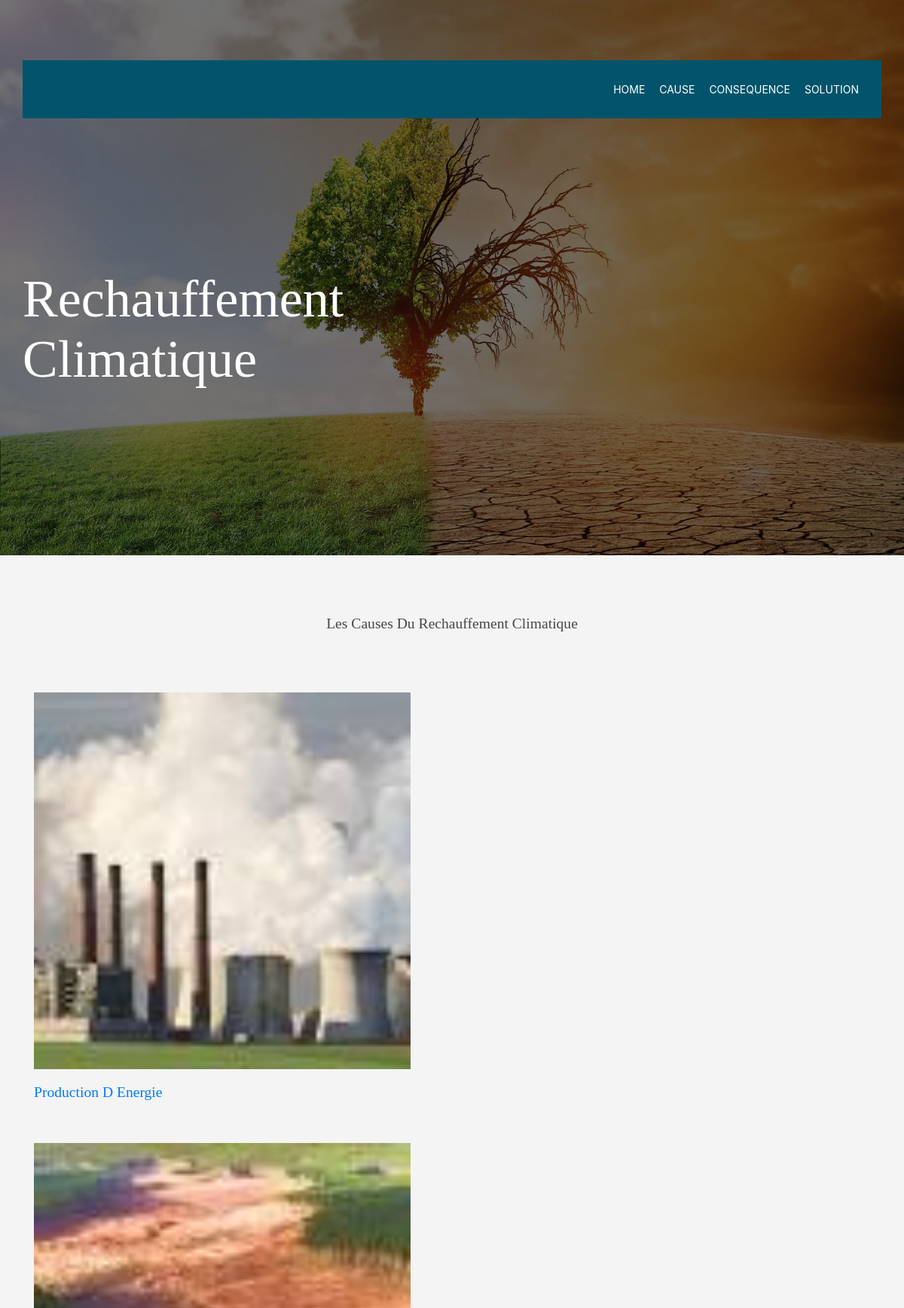
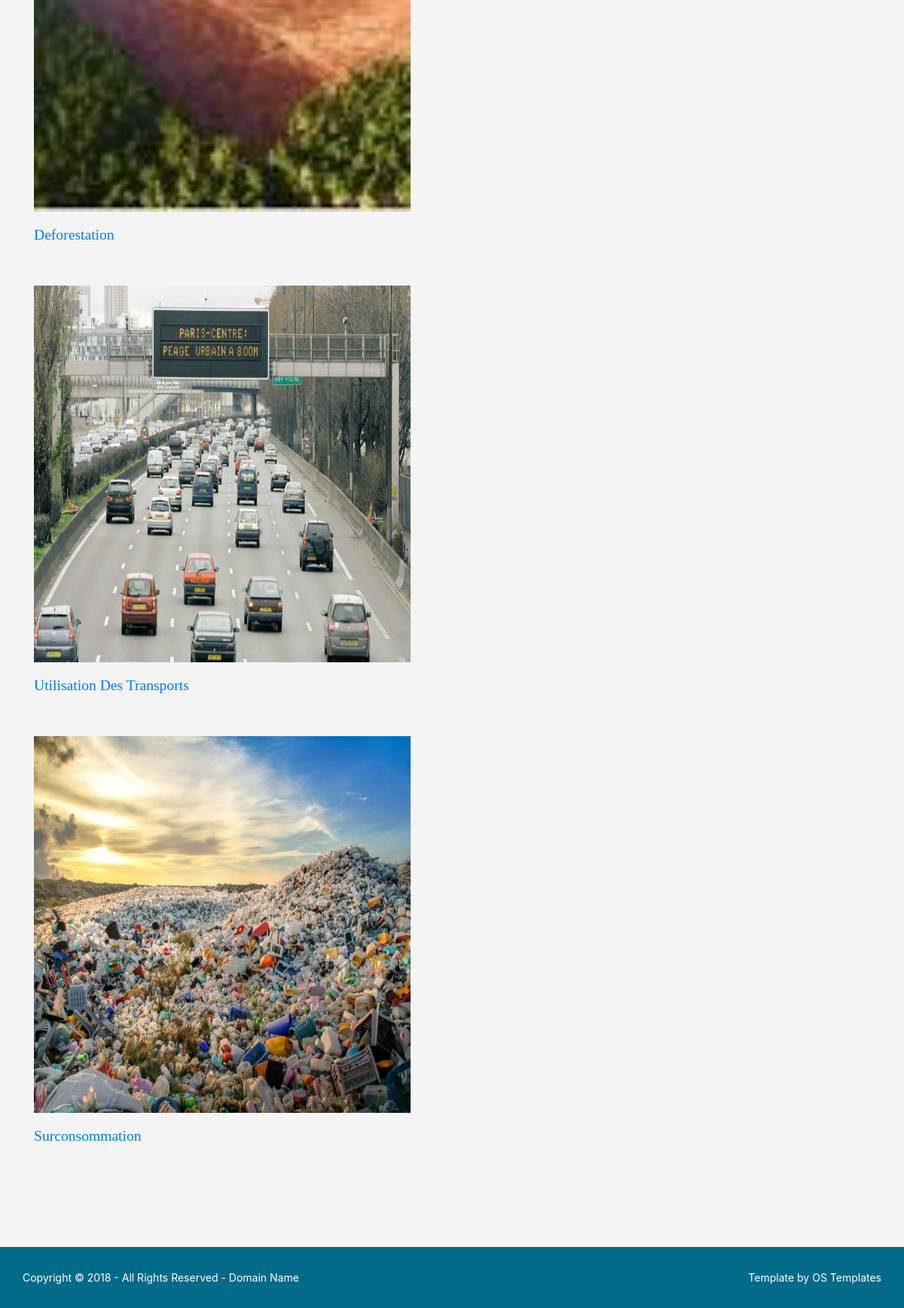
/cause, run on the app's committed database (2 pictures, top to bottom).
### tables this page shows
create table cause(
	id int primary key auto_increment,
	titre VARCHAR(500),
	description text,
	image VARCHAR(250)
);

### cause.php (the view)
<?php
  include('connection.php');
  $sql="select id,titre,image from cause";
  $result = mysqli_query($connection, $sql);
?>
<div class="wrapper row2">
  <section class="hoc container clear">
    <div class="sectiontitle">
      <h1 class="heading">Les causes du rechauffement climatique</h1>
    </div>
    <ul id="latest" class="nospace group">
      <?php while($row=mysqli_fetch_assoc($result)) { ?>
        <li class="one_third_first">
          <article>
            <figure><a class="imgover" href="cause-<?php echo preg_replace('/[^A-Za-z0-9-]+/', '-', $row['titre']);?>&<?php echo $row['id'];?>"><img src="<?php echo $row['image'];?>" style="height:500px;width:500px"></a>
              <figcaption>
                <h6 class="heading"><a href="cause-<?php echo preg_replace('/[^A-Za-z0-9-]+/', '-', $row['titre']);?>&<?php echo $row['id'];?>"><?php echo $row['titre'];?></a></h6>
              </figcaption>
            </figure>
          </article>
        </li>
        <br></br>
      <?php } ?>
    </ul>
  </section>
</div>

### index.php (shortened to what this page needs)
<?php
  $p=$_GET['p'].".php";
?>
<!DOCTYPE html>
<html lang="">
<head>
<link href="layout/styles/layout.css" rel="stylesheet" type="text/css" media="all">
<link href="layout/styles/bootstrap.min.css" rel="stylesheet" type="text/css" media="all">
</head>
<body id="top">
<div class="bgded overlay padtop" style="background-image:url('images/page/back.jpg');">
  <header id="header" class="hoc clear">
    <nav id="mainav" class="fl_right">
      <ul class="clear">
        <li><a href="actualite">Home</a></li>
        <li><a href="cause">cause</a></li>
        <li><a href="consequence">consequence</a></li>
        <li><a href="solution">solution</a></li>
      </ul>
    </nav>
  </header>
  <div id="pageintro" class="hoc clear">
    <article>
      <h1 class="heading">Rechauffement climatique</h1>
    </article>
  </div>
</div>
<?php include($p);?>
<div class="wrapper row5">
  <div id="copyright" class="hoc clear">
    <p class="fl_left">Copyright &copy; 2018 - All Rights Reserved - <a href="#">Domain Name</a></p>
    <p class="fl_right">Template by <a target="_blank" href="https://www.os-templates.com/" title="Free Website Templates">OS Templates</a></p>
  </div>
</div>
</body>
</html>

### layout/styles/layout.css (style rules this page uses)
.padtop { padding:80px 0 0 0; }
#header { padding:0 30px; }
#pageintro { padding:200px 0; }
#pageintro article { display:block; max-width:60%; text-transform:capitalize; }
#pageintro .heading { font-size:5rem; }
.container { padding:80px 0; }
.sectiontitle { display:block; max-width:55%; margin:0 auto 80px; text-align:center; }
.sectiontitle * { margin:0; }
#latest article figure > a { margin-bottom:20px; }
#latest article figure figcaption * { margin:0; }
#copyright { padding:30px 0; }
#copyright * { margin:0; padding:0; }
*, *::before, *::after { transition:all .3s ease-in-out; }
nav ul, nav ol { margin:0; padding:0; list-style:none; }
#mainav, #breadcrumb, .sidebar nav { line-height:normal; }
#mainav ul { text-transform:uppercase; }
#mainav li { display:inline-block; position:relative; margin:0 15px 0 0; padding:0; }
#mainav li:last-child { margin-right:0; }
#mainav li a { display:block; padding:30px 0; }
body { color:#FFFFFF; background-color:#026B8A; }
a { color:#0AC6FC; }
.overlay { color:#FFFFFF; background-color:inherit; }
.overlay::after { color:inherit; background-color:rgba(0,0,0,.55); }
.imgover, .imgover:hover::after { color:#FFFFFF; }
.row2 { color:#474747; background-color:#F4F4F4; }
.row5, .row5 a { color:#FFFFFF; background-color:#026B8A; }
#header { color:#FFFFFF; background-color:#01546B; }
#mainav li a { color:inherit; }
@media screen and (min-width:1140px) { .hoc { max-width:1140px; } }

### layout/styles/framework.css (style rules this page uses)
html { overflow-y:scroll; overflow-x:hidden; }
html, body { margin:0; padding:0; font-size:14px; line-height:1.6em; }
*, *::before, *::after { box-sizing:border-box; }
.nospace { margin:0; padding:0; list-style:none; }
.overlay { position:relative; z-index:1; }
.overlay::after { display:block; position:absolute; top:0; left:0; width:100%; height:100%; content:""; z-index:-1; }
.bgded { background-position:top center; background-repeat:no-repeat; background-size:cover; }
.clear, .group { display:block; }
.clear::before, .clear::after, .group::before, .group::after { display:table; content:""; }
.clear, .clear::after, .group, .group::after { clear:both; }
a { outline:none; text-decoration:none; }
.fl_left, .imgl { float:left; }
.fl_right, .imgr { float:right; }
img { width:auto; max-width:100%; height:auto; margin:0; padding:0; border:none; line-height:normal; vertical-align:middle; }
.imgover { display:inline-block; position:relative; max-width:100%; }
.imgover::before, .imgover::after { display:block; position:absolute; content:""; text-align:center; opacity:0; }
.imgover::before { top:0; right:0; bottom:0; left:0; }
.imgover::after { top:50%; left:50%; width:50px; height:50px; line-height:50px; margin:-25px 0 0 -25px; font-family:"Font Awesome 5 Free"; font-weight:900; content:"\f0c1"; font-size:28px; }
body, input, textarea, select { font-family:Verdana, Geneva, sans-serif; }
h1, h2, h3, h4, h5, h6, .heading { font-family:Georgia, "Times New Roman", Times, serif; }
::placeholder { opacity:1; }
h1, h2, h3, h4, h5, h6, .heading { margin:0 0 20px 0; font-size:1.4rem; line-height:normal; font-weight:normal; text-transform:capitalize; }
.wrapper { display:block; position:relative; width:100%; margin:0; padding:0; text-align:left; word-wrap:break-word; }
.hoc { display:block; margin:0 auto; }
address, article, aside, figcaption, figure, footer, header, main, nav, section { display:block; margin:0; padding:0; }

### data on the page
cause: image (picture), titre "Production D Energie"
cause: image (picture), titre "Deforestation"
cause: image (picture), titre "Utilisation Des Transports"
cause: image (picture), titre "Surconsommation"
